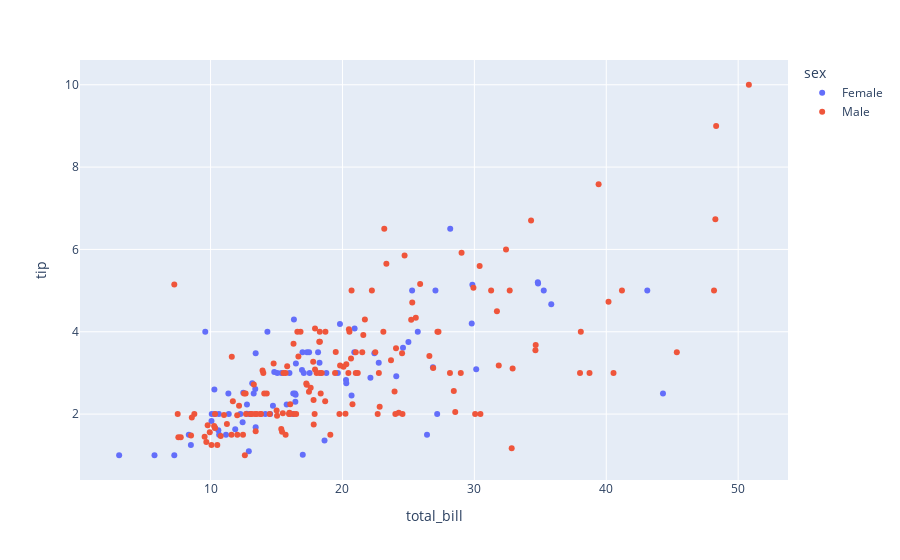

The notebook cell this image was saved under:
### Markdown cell above
### Exercise 7: Interactive Scatter Plot 
### Task: Modify the code to create a scatter plot of total_bill vs. tip, with points colored by day and sized by size.

### Code cell
import plotly.express as px
#original code
tips=px.data.tips()
fig=px.scatter(tips, x='total_bill',y='tip',color='sex')
fig.show()

### Figure 1 — Plotly figure (JSON) as saved in the notebook; plotly's stock layout.template omitted (floating-point values rounded to 4 significant figures; data arrays with more than 128 entries replaced by an {"elided": "..."} marker saying what was removed)
{"data": [{"hovertemplate": "sex=Female<br>total_bill=%{x}<br>tip=%{y}<extra></extra>", "legendgroup": "Female", "marker": {"color": "#636efa", "symbol": "circle"}, "mode": "markers", "name": "Female", "orientation": "v", "showlegend": true, "type": "scatter", "x": [16.99, 24.59, 35.26, 14.83, 10.33, 16.97, 20.29, 15.77, 19.65, 15.06, 20.69, 16.93, 10.29, 34.81, 26.41, 16.45, 3.07, 17.07, 26.86, 25.28, 14.73, 10.07, 34.83, 5.75, 16.32, 22.75, 11.35, 15.38, 44.3, 22.42, 20.92, 14.31, 7.25, 25.71, 17.31, 10.65, 12.43, 24.08, 13.42, 12.48, 29.8, 14.52, 11.38, 20.27, 11.17, 12.26, 18.26, 8.51, 10.33, 14.15, 13.16, 17.47, 27.05, 16.43, 8.35, 18.64, 11.87, 29.85, 25.0, 13.39, 16.21, 17.51, 10.59, 10.63, 9.6, 20.9, 18.15, 19.81, 43.11, 13.0, 12.74, 13.0, 16.4, 16.47, 12.76, 13.27, 28.17, 12.9, 30.14, 13.42, 15.98, 16.27, 10.09, 22.12, 35.83, 27.18, 18.78], "xaxis": "x", "y": [1.01, 3.61, 5.0, 3.02, 1.67, 3.5, 2.75, 2.23, 3.0, 3.0, 2.45, 3.07, 2.6, 5.2, 1.5, 2.47, 1.0, 3.0, 3.14, 5.0, 2.2, 1.83, 5.17, 1.0, 4.3, 3.25, 2.5, 3.0, 2.5, 3.48, 4.08, 4.0, 1.0, 4.0, 3.5, 1.5, 1.8, 2.92, 1.68, 2.52, 4.2, 2.0, 2.0, 2.83, 1.5, 2.0, 3.25, 1.25, 2.0, 2.0, 2.75, 3.5, 5.0, 2.3, 1.5, 1.36, 1.63, 5.14, 3.75, 2.61, 2.0, 3.0, 1.61, 2.0, 4.0, 3.5, 3.5, 4.19, 5.0, 2.0, 2.01, 2.0, 2.5, 3.23, 2.23, 2.5, 6.5, 1.1, 3.09, 3.48, 3.0, 2.5, 2.0, 2.88, 4.67, 2.0, 3.0], "yaxis": "y"}, {"hovertemplate": "sex=Male<br>total_bill=%{x}<br>tip=%{y}<extra></extra>", "legendgroup": "Male", "marker": {"color": "#EF553B", "symbol": "circle"}, "mode": "markers", "name": "Male", "orientation": "v", "showlegend": true, "type": "scatter", "x": {"elided": "157 float values"}, "xaxis": "x", "y": {"elided": "157 float values"}, "yaxis": "y"}], "layout": {"legend": {"title": {"text": "sex"}, "tracegroupgap": 0}, "margin": {"t": 60}, "xaxis": {"anchor": "y", "domain": [0, 1], "title": {"text": "total_bill"}}, "yaxis": {"anchor": "x", "domain": [0, 1], "title": {"text": "tip"}}}}
